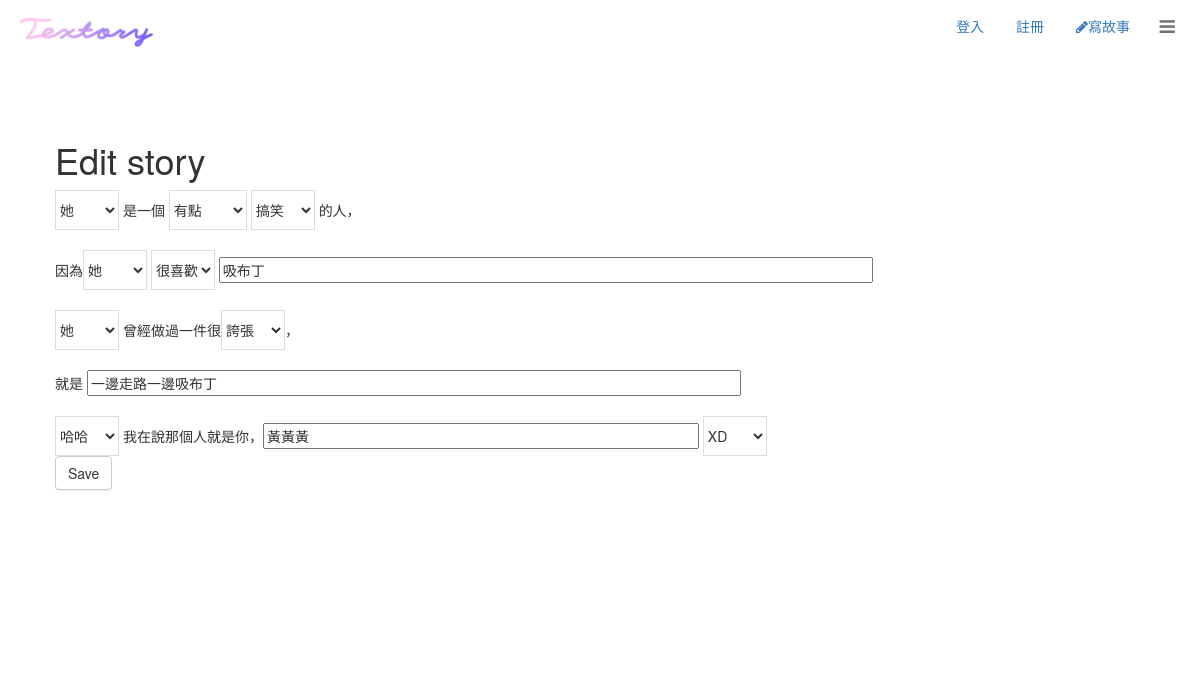
The page /story/1/edit/ on the database its author committed.
### story/models.py (models this page shows, shortened)
class Story(models.Model):
    author = models.ForeignKey(StoryAuthor, related_name='storys',null=True)
    category = models.ForeignKey(Category,null=True)
    adjective_t = models.ForeignKey(ThingAdjective,null=True)
    likes = models.PositiveIntegerField(default=0)
    users_like = models.ManyToManyField(settings.AUTH_USER_MODEL,
                                        related_name='story_liked',
                                        blank=True)
    sb_thing = models.CharField(max_length=50,null=True)
    sb_story = models.CharField(max_length=150,null=True)
    sb_name = models.CharField(max_length=30,null=True)
    SB_GENDER = (
        ('他','他'),
        ('她','她'),
        ('它','它'),
    )
    sb_gender = models.CharField(max_length = 100,null=True,choices = SB_GENDER, )
    SB_ADV = (
        ('有點','有點'),
        ('非常','非常'),
        ('蠻','蠻'),
        ('超級','超級'),
        ('史上無敵','史上無敵'),
    )
    sb_adv = models.CharField(max_length = 100,null=True,choices = SB_ADV)
    SB_ADJ = (
        ('humor','humor'),
        ('奇怪','奇怪'),
        ('白目','白目'),
        ('白痴','白痴'),
        ('有病','有病'),
        ('自戀','自戀'),
        ('搞笑','搞笑'),
        ('孤僻','孤僻'),
        ('嚴肅','嚴肅'),
        ('無趣','無趣'),
        ('奇耙','奇耙'),
        ('可怕','可怕'),
        ('笨蛋','笨蛋'),
        ('健忘','健忘'),
        ('厲害','厲害'),
        ('正常','正常'),
        ('懶惰','懶惰'),
    )
    sb_adj = models.CharField(max_length = 100,null=True,choices = SB_ADJ)
    SB_ABOUT = (
        ('很喜歡','很喜歡'),
        ('不喜歡','不喜歡'),
        ('不吃','不吃'),
        ('討厭','討厭'),
        ('怕','怕'),
        ('常常','常常'),
        ('很會','很會'),
        ('曾經','曾經'),
    )
    sb_about = models.CharField(max_length = 100,null=True,choices = SB_ABOUT)
    WHO = (
        ('我們','我們'),
        ('他','他'),
        ('她','她'),
        ('它','它'),
    )
    who = models.CharField(max_length = 100,null=True,choices = WHO)
    STH_ADJ = (
        ('扯','扯'),
        ('蠢','蠢'),
        ('煩','煩'),
        ('北七','北七'),
        ('北爛','北爛'),
        ('誇張','誇張'),
        ('有趣','有趣'),
        ('好笑','好笑'),
        ('丟臉','丟臉'),
        ('瘋狂','瘋狂'),
        ('誇張','誇張'),
        ('無聊','無聊'),
        ('幼稚','幼稚'),
        ('難忘','難忘'),
        ('開心','開心'),
    )
    sth_adj = models.CharField(max_length = 100,null=True,choices = STH_ADJ)
    ITJCTS = (
        ('哎','哎'),
        ('哈哈','哈哈'),
        ('呵呵','呵呵'),
        ('顆顆','顆顆'),
        ('嘿丟','嘿丟'),
    )
    itjcts = models.CharField(max_length = 100,null=True,choices = ITJCTS)
    MARK = (
        ('~','~'),
        ('!','!'),
        ('!!!','!!!'),
        ('XD','XD'),
        ('>///<','>///<'),
        ('^^','^^'),
        (':)',':)'),
        ('。','。'),
    )
    mark = models.CharField(max_length = 100,null=True,choices = MARK)
    created_date = models.DateTimeField(
            default=timezone.now)
    published_date = models.DateTimeField(
            blank=True, null=True)

### story/views.py (the view)
# urls.py: url(r'^story/(?P<pk>[0-9]+)/edit/$', views.story_edit, name='story_edit'),
def story_edit(request, pk):
    story = get_object_or_404(Story, pk=pk)
    if request.method == "POST":
        form = StoryForm(request.POST, instance=story)
        if form.is_valid():
            story = form.save(commit=False)
            StoryAuthor = request.user
            story.created_date = timezone.now()
            story.save()
            return redirect('story_detail', pk=story.pk)
    else:
        form = StoryForm(instance=story)
    return render(request, 'story/story_edit.html', {'form': form})

### story/forms.py
class StoryForm(forms.ModelForm):
    sb_thing = forms.CharField(widget=forms.TextInput(attrs={'class':'abc1 el-input__inner el-input__inner_m', 'placeholder': '字數上限30字'}))
    sb_story = forms.CharField(widget=forms.TextInput(attrs={'class':'abc2 el-input__inner el-input__inner_m', 'placeholder': '字數上限30字'}))
    sb_name = forms.CharField(widget=forms.TextInput(attrs={'class':'abc3 el-input__inner el-input__inner_s', 'placeholder': '輸入人名'}))
    def __init__(self, *args, **kwargs):
         super(StoryForm, self).__init__(*args, **kwargs)
         for field_name in self.fields:
            field = self.fields.get(field_name)
            field.label =''
    class Meta:
        model = Story
        fields = (
            'sb_gender',
            'sb_adv',
            'sb_about',
            'sb_thing',
            'who',
            'sb_story',
            'itjcts',
            'sb_name',
            'mark',
            'category',
            'adjective_t'
        )

### story/models.py (called while the page is built)
    def __str__(self):
        return self.name

    def __str__(self):
        return self.name

### story/templates/story/story_edit.html (shortened to what this page needs)
{% extends 'story/base.html' %}
{% block body %}
<div class="container">
  <h1>Edit story</h1>
  <form method="POST" class="post-form">
    <p>
      {{ form.sb_gender }} 是一個 {{ form.sb_adv }} {{ form.category }} 的人，
      <br><br>
      因為{{ form.sb_gender }} {{ form.sb_about }} {{ form.sb_thing }}
      <br><br>
      {{ form.who }} 曾經做過一件很{{ form.adjective_t }}，
      <br><br>
      就是 {{ form.sb_story }}
      <br><br>
      {{ form.itjcts }} 我在說那個人就是你，{{ form.sb_name }} {{ form.mark }}
      <br>
      <button type="submit" class="save btn btn-default">Save</button>
    </p>
  </form>
</div>
{% endblock %}

### static/css/story.css (style rules this page uses)
.container { margin-top: 100px; padding: 0 300px; }
select { height: 40px; background: #fff; border: 1px solid #d8dce5; }
.el-input__inner_m { width: 60%; }
.el-input__inner_s { width: 40%; }

### static/css/custom.css (style rules this page uses)
.page-wrapper .page-content > div { padding: 20px 40px; }

### rows shown on the page
Story: sb_gender "她", sb_adv "有點", category "搞笑", sb_about "很喜歡", sb_thing "吸布丁", who "她", adjective_t "誇張", sb_story "一邊走路一邊吸布丁", itjcts "哈哈", sb_name "黃黃黃", mark "XD"
